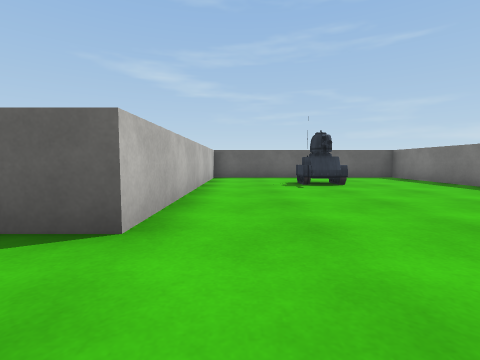
View 1 (above)

24 first-person views from a walk through a 3-D level made in the Unity game engine. The camera is 0.58 m above the floor, tilts 4° down and sees 85° across. The floor is counted in squares, 1 m on a side. Each view is taken from the middle of a square. On the plan, view 1 faces up. The plan holds only what a view shows up to about 9 squares ahead; the rest is blank. The place goes on beyond the plan. The player character is not drawn. Surface patterns are stand-ins for the level's own textures.

View 2
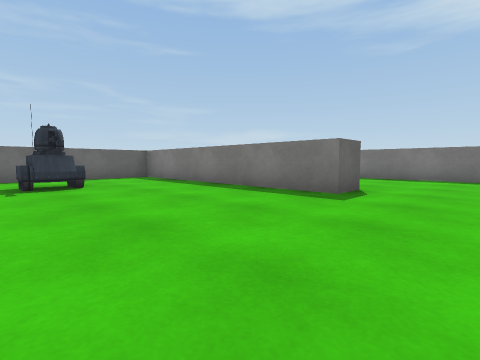

View 3
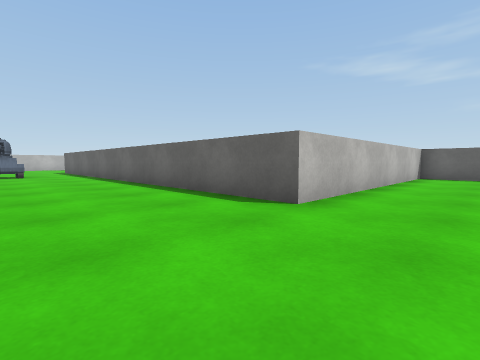

View 4
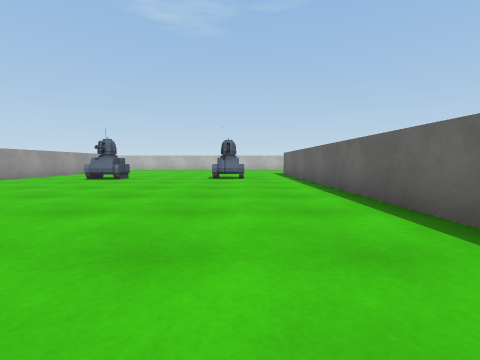

View 5
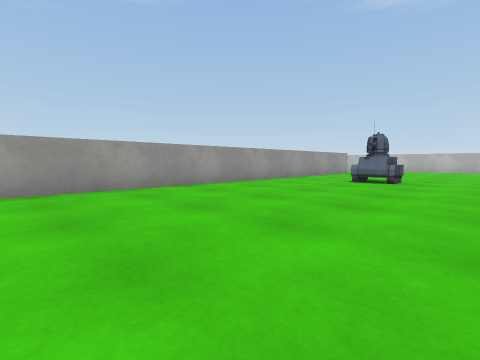

View 6
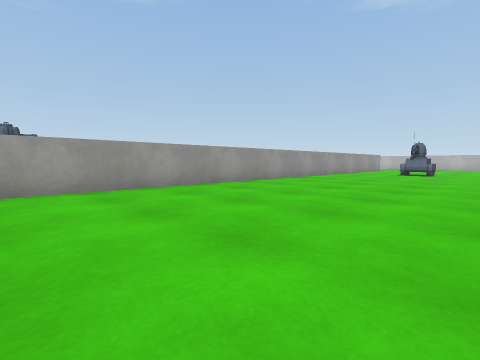

View 7
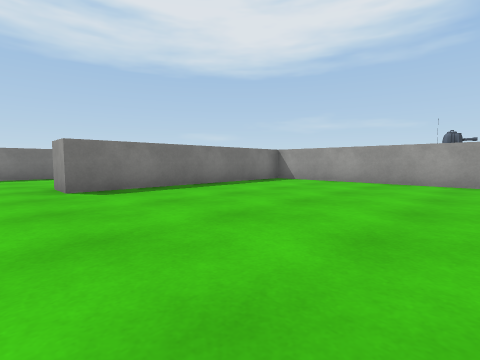

View 8
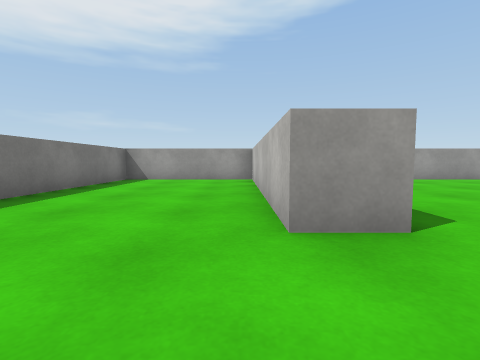

View 9
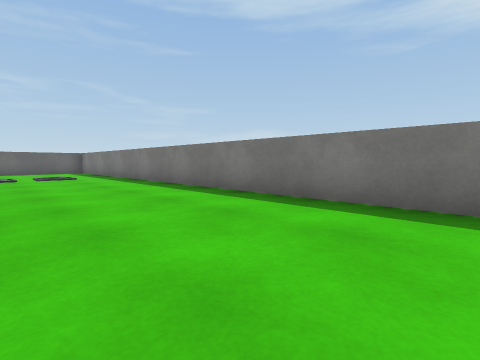

View 10
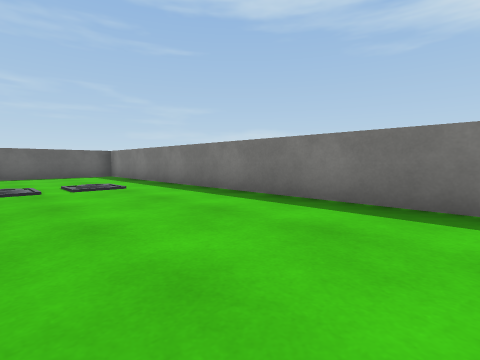

View 11
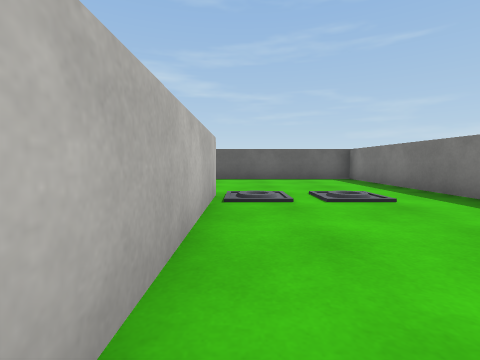

View 12
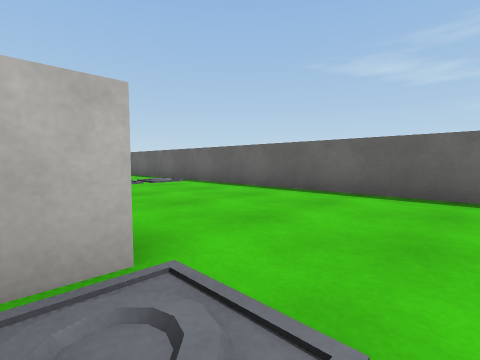

View 13
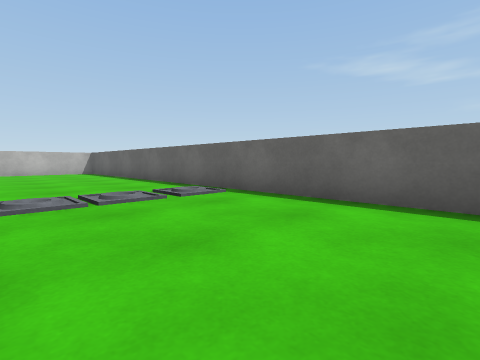

View 14
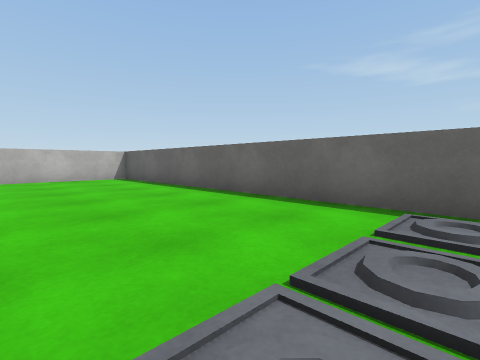

View 15
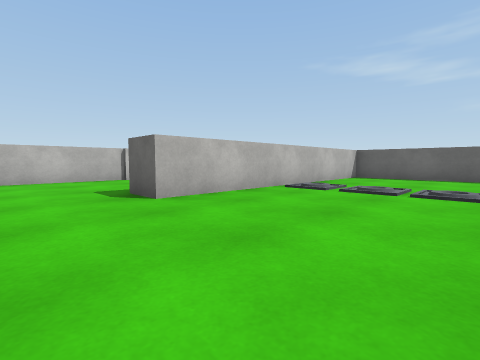

View 16
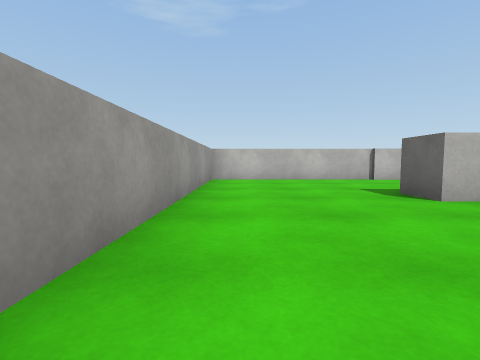

View 17
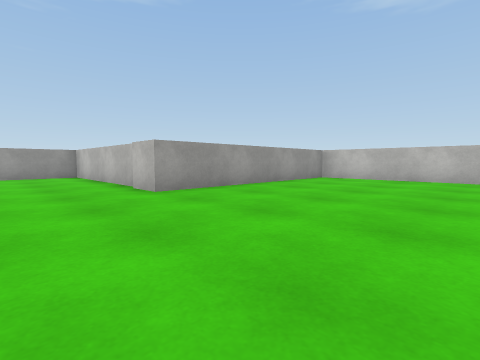

View 18
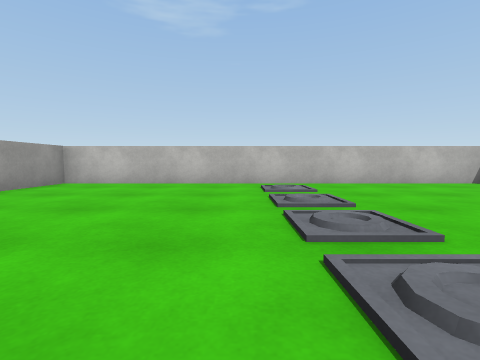

View 19
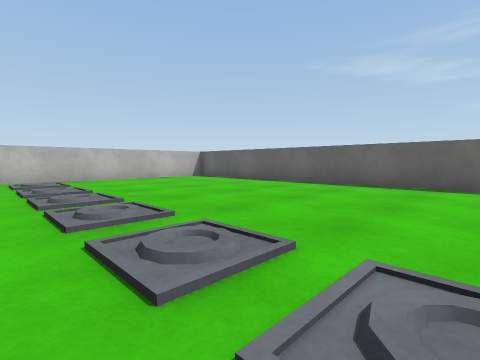

View 20
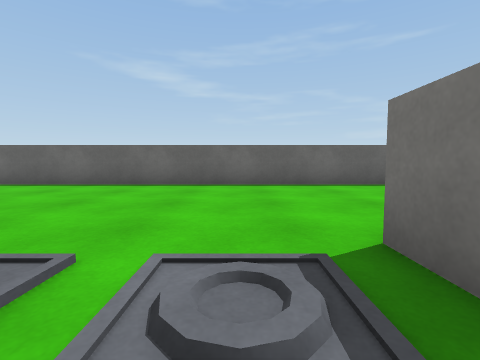

View 21
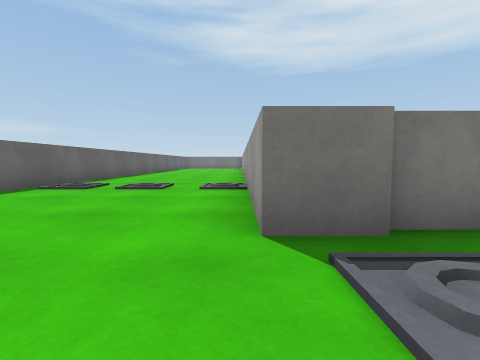

View 22
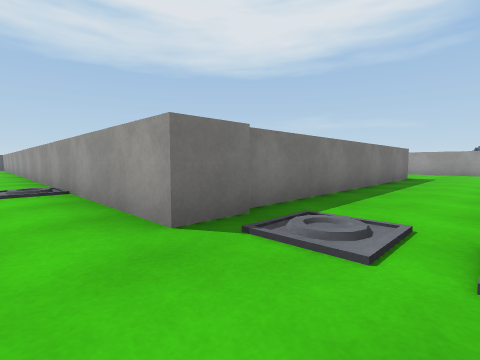

View 23
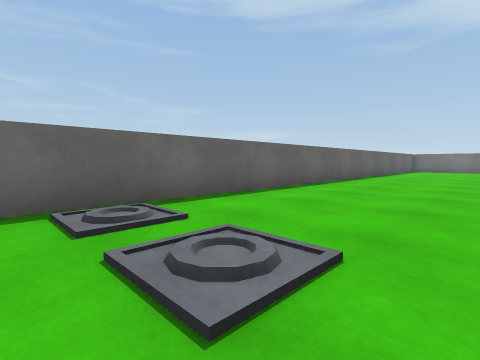

View 24
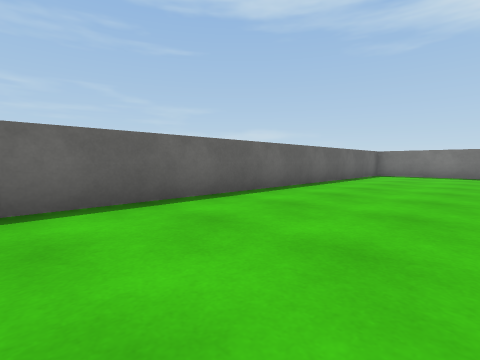

### Floor plan
Points are (right, up) in squares from view 1. A wall is a line through its corners. A room is listed if a view was taken in it or the views show most of it. See-through windows are left out.
Room 1 (views 1, 2, 3, 4, 5, 6, 7, 8, 9, 10, 11, 12, 13, 14, 15, 16)
walls: (-7.6, 3.1) (-5.9, 3.1); (6.6, 2.1) (5.6, 2.1) (5.6, 9); (4.2, 9.6) (-0.9, 9.6) (-0.9, 2.1) (-11, 2.1); (-11.1, -7.5) (5.6, -7.5) (5.6, -1.1) (6.6, -1.1) (6.6, -7); (6.5, -7.5) (10.7, -7.5) (10.7, 14.8) (-8, 14.8); (6.6, 10.6) (6.6, 6.4); (-8.8, 14) (-8.8, 6.9)
ways out: opening at (-7.3, 5) to room 2
objects: tank (-12, -1) to (-11, 0); tank (-11, -5) to (-11, -4); tank (2, 7)
Room 2 (views 17, 18, 19, 20, 21, 22, 23, 24)
walls: (-10, 14.8) (-10, 15.8) (-0.4, 15.8); (-8.8, 6.9) (-9.8, 6.9) (-9.8, 14.7); (-20, 20.5) (-20, 9.3) (-13.5, 9.3) (-13.5, 3.1) (-7.6, 3.1); (8.1, 20.6) (-17.1, 20.6); (10.7, 17.5) (10.7, 18.1)
ways out: opening at (-7.3, 5) to room 1

Where each view was taken, in squares from view 1:
view 1: 0 up, 0 right, facing up
view 2: 0 up, 1 right, facing up-right
view 3: 1 down, 1 right, facing up-left
view 4: 0 up, 2 left, facing left
view 5: 2 down, 3 left, facing down-left
view 6: 2 down, 2 right, facing down-left
view 7: 0 up, 0 right, facing down-right
view 8: 1 up, 7 right, facing down
view 9: 0 up, 7 right, facing up-right
view 10: 4 up, 7 right, facing up-right
view 11: 6 up, 7 right, facing up
view 12: 10 up, 8 right, facing up-left
view 13: 11 up, 5 right, facing up-left
view 14: 11 up, 1 right, facing up-left
view 15: 5 up, 5 left, facing up-left
view 16: 4 up, 5 left, facing left
view 17: 14 up, 11 left, facing down-left
view 18: 14 up, 13 left, facing left
view 19: 14 up, 11 left, facing up-left
view 20: 14 up, 11 left, facing up
view 21: 16 up, 12 left, facing right
view 22: 17 up, 12 left, facing down-right
view 23: 17 up, 7 left, facing up-right
view 24: 17 up, 1 left, facing up-right
